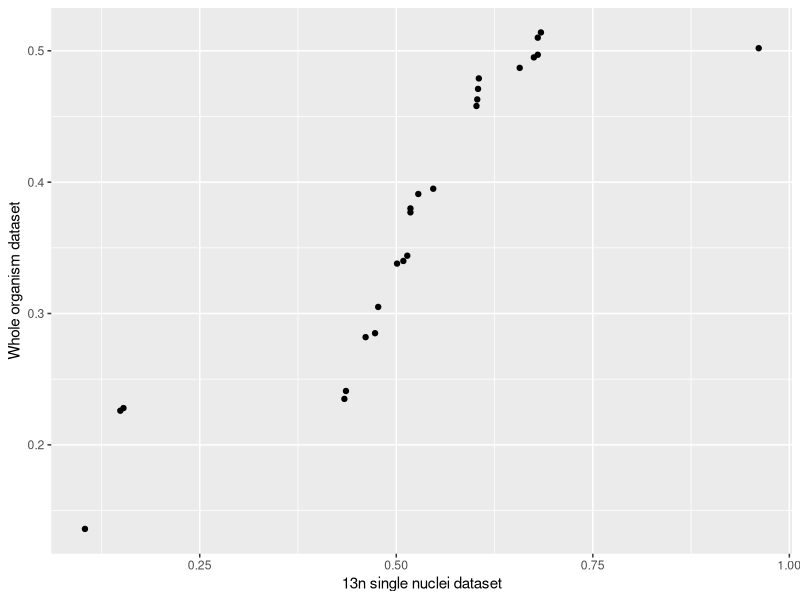
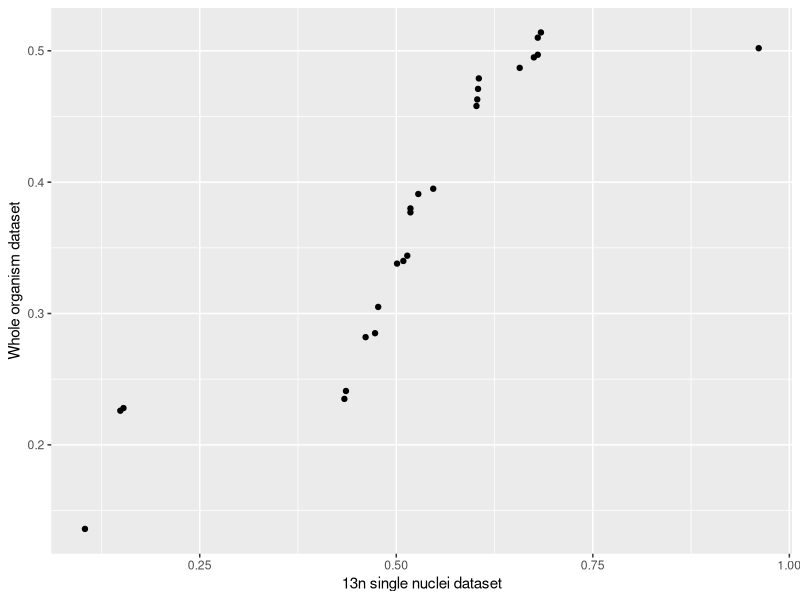

Reproduce these figures in R, in order.
library(ggplot2)

Single_nuclei_dataset <- c(0.961, 0.684, 0.68, 0.68, 0.675, 0.657, 0.605, 0.604, 0.603, 0.602, 0.547, 0.528, 0.518, 0.518, 0.514, 0.509, 0.501, 0.477, 0.473, 0.461, 0.436, 0.434, 0.153, 0.149, 0.104)
Whole_organism_dataset <- c(0.502, 0.514, 0.51, 0.497, 0.495, 0.487, 0.479, 0.471, 0.463, 0.458, 0.395, 0.391, 0.38, 0.377, 0.344, 0.34, 0.338, 0.305, 0.285, 0.282, 0.241, 0.235, 0.228, 0.226, 0.136)

# Create a data frame 
df <- data.frame(
  Single_nuclei_dataset = Single_nuclei_dataset,
  Whole_organism_dataset = Whole_organism_dataset
)



# Create a scatter plot
plot<- ggplot(df, aes(x = Single_nuclei_dataset, y = Whole_organism_dataset)) +
  geom_point()+
  labs(x = "13n single nuclei dataset", y = "Whole organism dataset") 

print(plot)



ggsave("FIGURE_S1_correlation.png", plot,  width = 6, height = 6, units = "in", dpi = 300, device='png')


# Perform a Pearson correlation test
correlation_result <- cor.test(Single_nuclei_dataset, Whole_organism_dataset, method = "pearson")


correlation_result
